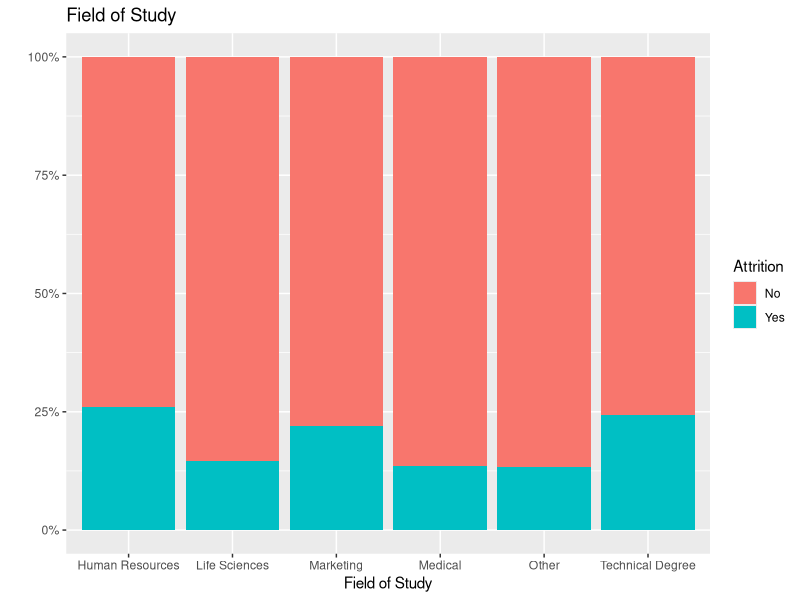
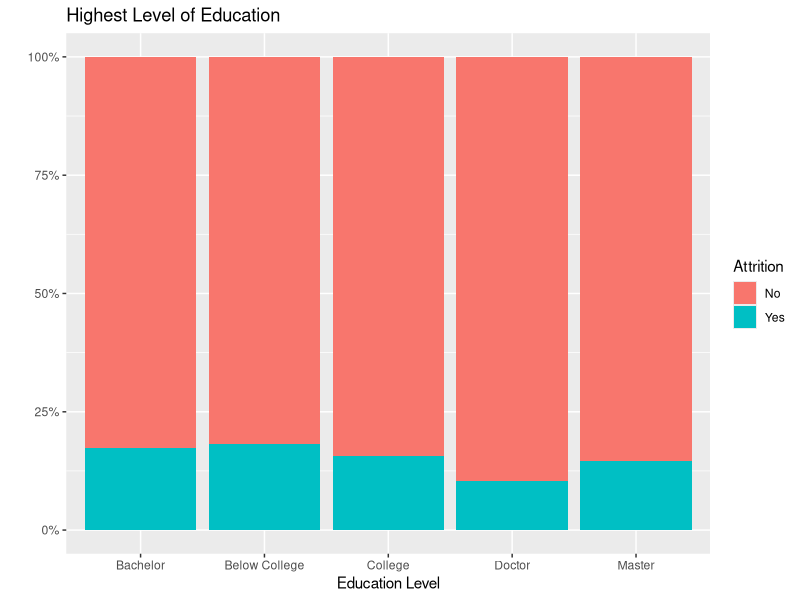
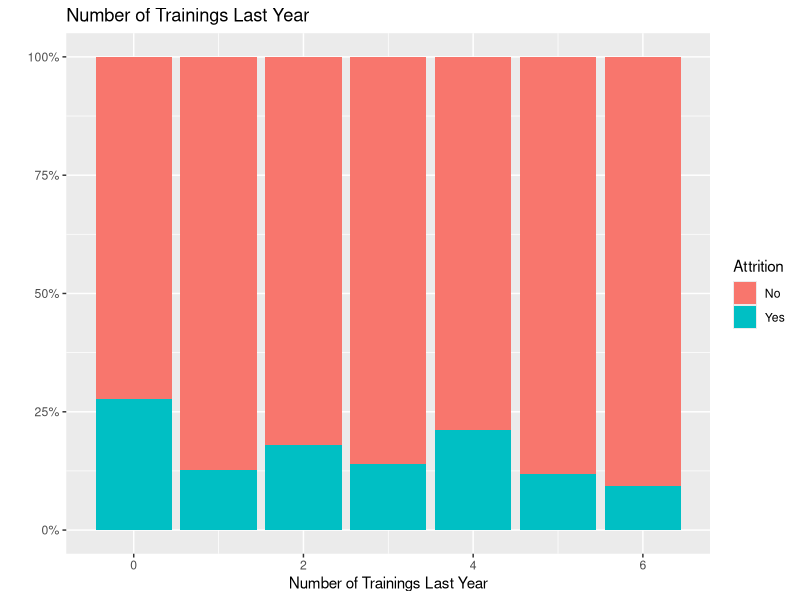
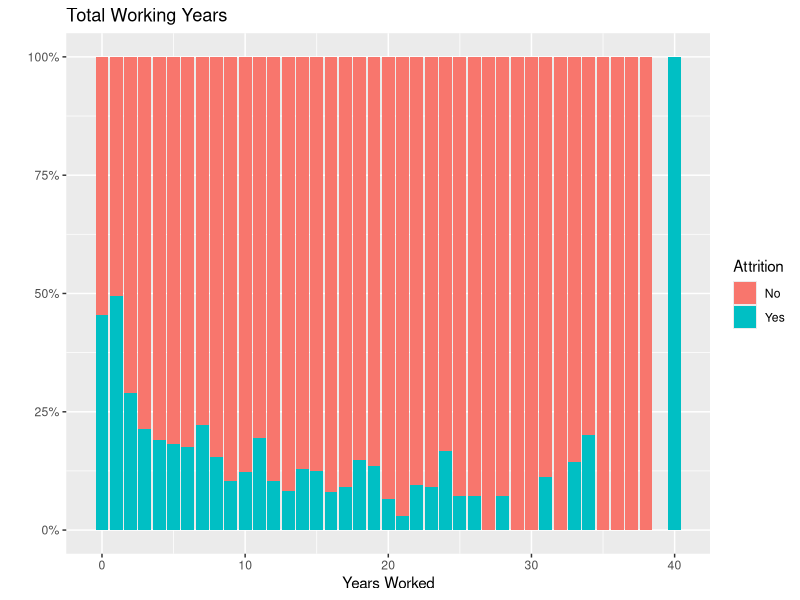

R code for these plots, in order:
## ---- chunk 1
knitr::opts_chunk$set(echo = TRUE)
## ---- chunk 2
library(readxl)
library(ggplot2)
## ---- chunk 3
df <- read_excel(path = "Attrition_Data_Clean.xlsx", sheet = "HR-employee-attrition Data")
## ---- chunk 4

#Field of Study
ggplot(df, aes(x = FieldOfStudy, fill = Attrition)) + geom_bar(position = "fill") + labs(title = "Field of Study", x = "Field of Study", y = "", color = "")+ scale_y_continuous(labels = scales::percent)

#Highest Level of Education
ggplot(df, aes(x = Education, fill = Attrition)) + geom_bar(position = "fill") + labs(title = "Highest Level of Education", x = "Education Level", y = "", color = "")+ scale_y_continuous(labels = scales::percent)

#Number of Trainings Last Year
ggplot(df, aes(x = TrainedLstYr, fill = Attrition)) + geom_bar(position = "fill") + labs(title = "Number of Trainings Last Year", x = "Number of Trainings Last Year", y = "", color = "")+ scale_y_continuous(labels = scales::percent)

#Total Working Years
ggplot(df, aes(x = TotWorkExp, fill = Attrition)) + geom_bar(position = "fill") + labs(title = "Total Working Years", x = "Years Worked", y = "", color = "")+ scale_y_continuous(labels = scales::percent)


